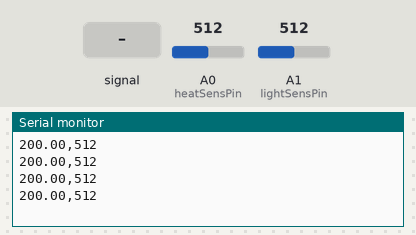
Bench run of a sketch on a simulated Arduino Uno, built with avr-gcc and run on an emulated ATmega328P. Parts: the last lines printed to the serial monitor. Inputs (shaded band) come from the test bench; at power-on: A0 (heatSensPin) = 512, A1 (lightSensPin) = 512.

Above: at 1.2 s.
1.3 s: A0 (heatSensPin) fed a 200 Hz sine of ±81 counts around its level
At 1.53 s:
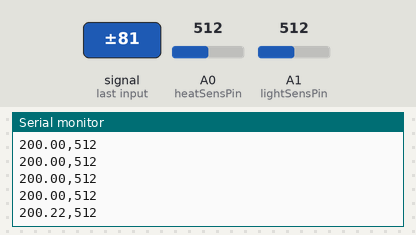
4.3 s: A0 (heatSensPin) set to 716
At 4.49 s:
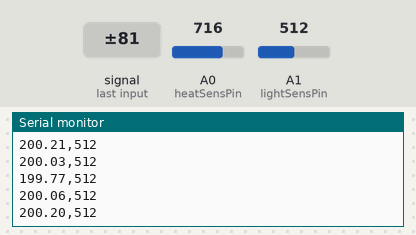
5.8 s: A1 (lightSensPin) set to 716
At 5.83 s:
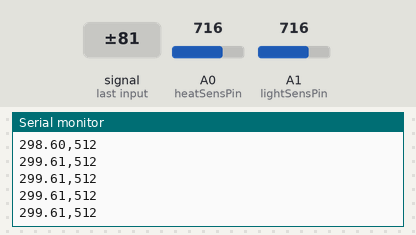
7.3 s: A1 (lightSensPin) fed a 200 Hz sine of ±81 counts around its level
At 7.98 s:
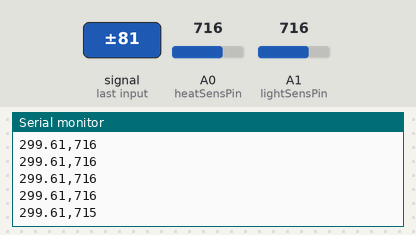
8.8 s: A0 (heatSensPin) fed a 1000 Hz sine of ±255 counts around its level
At 9.32 s:
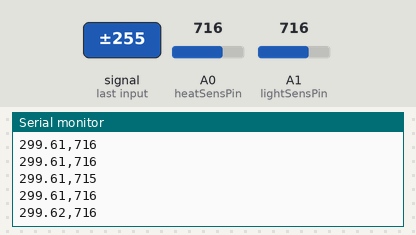
10.3 s: A1 (lightSensPin) fed a 2 Hz sine of ±306 counts around its level
At 10.67 s:
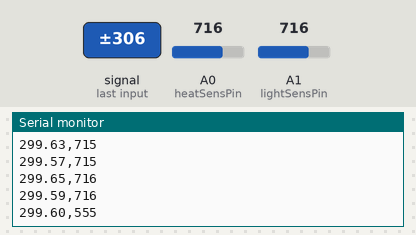
Timing chart, 0 to 12.8 s (numbered marks = the images above; inputs shaded):
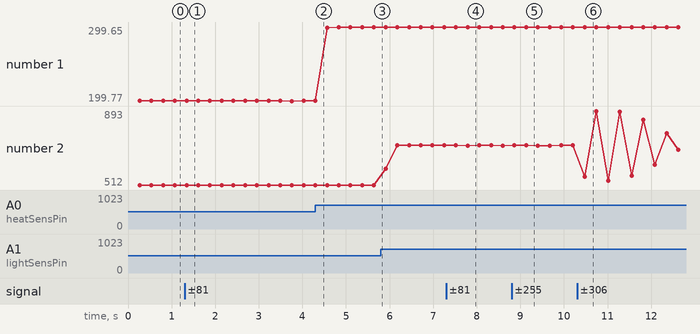

Measured:
- after the input at 1.3 s, the serial monitor: prints a new line at once (image 1)
- after the input at 7.3 s, the serial monitor: prints a new line after 0.49 s (image 4)
- after the input at 8.8 s, the serial monitor: prints a new line after 0.33 s (image 5)
- after the input at 10.3 s, the serial monitor: prints a new line after 0.18 s (image 6)
- plotted number 1: 200 → 200.2 after the input at 1.3 s, 200.2 → 299.61 after the input at 4.3 s, 299.61 → 299.59 after the input at 8.8 s
- plotted number 2: 512 → 716 after the input at 5.8 s, 716 → 715 after the input at 7.3 s, 716 → 694 after the input at 10.3 s

The sketch:

Heat_and_Light_Sensor.ino
```cpp
//Declare all the variables to be used later
const int heatSensPin = A0;
const int lightSensPin = A1;

int heatSensVal, lightSensVal;
int sensorCount = 0;
int maxCount = 1000;
float temperature;
float totalTemp = 0;
long totalLight = 0;

String dataString;


void setup() {
  Serial.begin(9600);

  while(!Serial) {

  }

}

void loop() {
  //Measure the reading from both sensors
  heatSensVal = analogRead(heatSensPin);
  lightSensVal = analogRead(lightSensPin);

  //convert the sensor reading to a celsius value
  temperature = (((heatSensVal / 1024.0) * 5.0) - 0.5) * 100;

  //add these values to their respective totals and increment the counter
  totalTemp += temperature;
  totalLight += lightSensVal;
  sensorCount ++;


  //print the averages if a limit has been met
  if (sensorCount==maxCount) {
    //convert the values to string and concatenate them
    dataString = String((totalTemp/sensorCount)) + "," + String((totalLight/sensorCount));
    Serial.println(dataString);

    //reset the variables
    totalTemp = 0;
    totalLight = 0;
    sensorCount = 0;
  }

//  delay(1);


}
```
